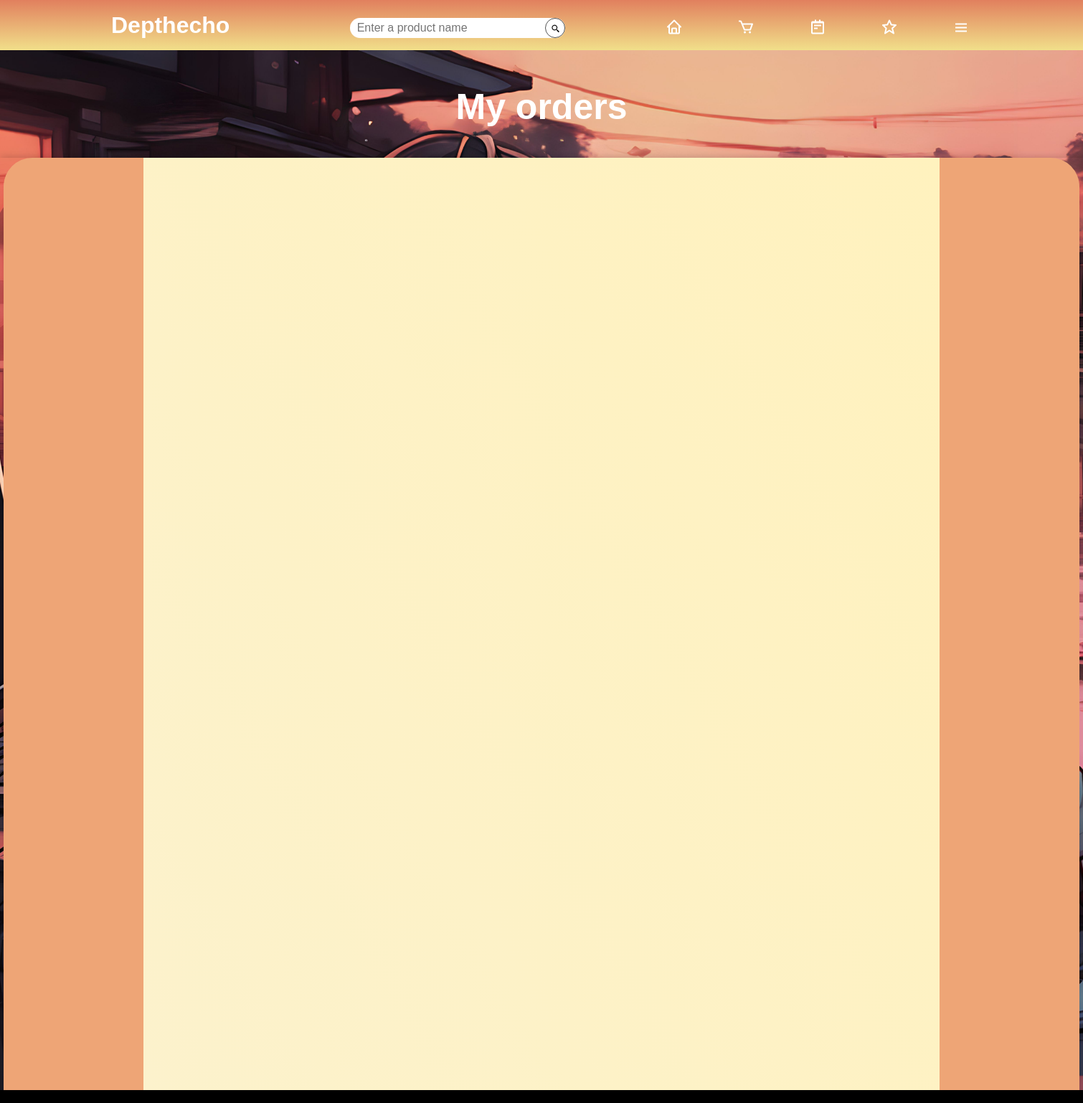
The app's page /orders/ (signed in), older data.
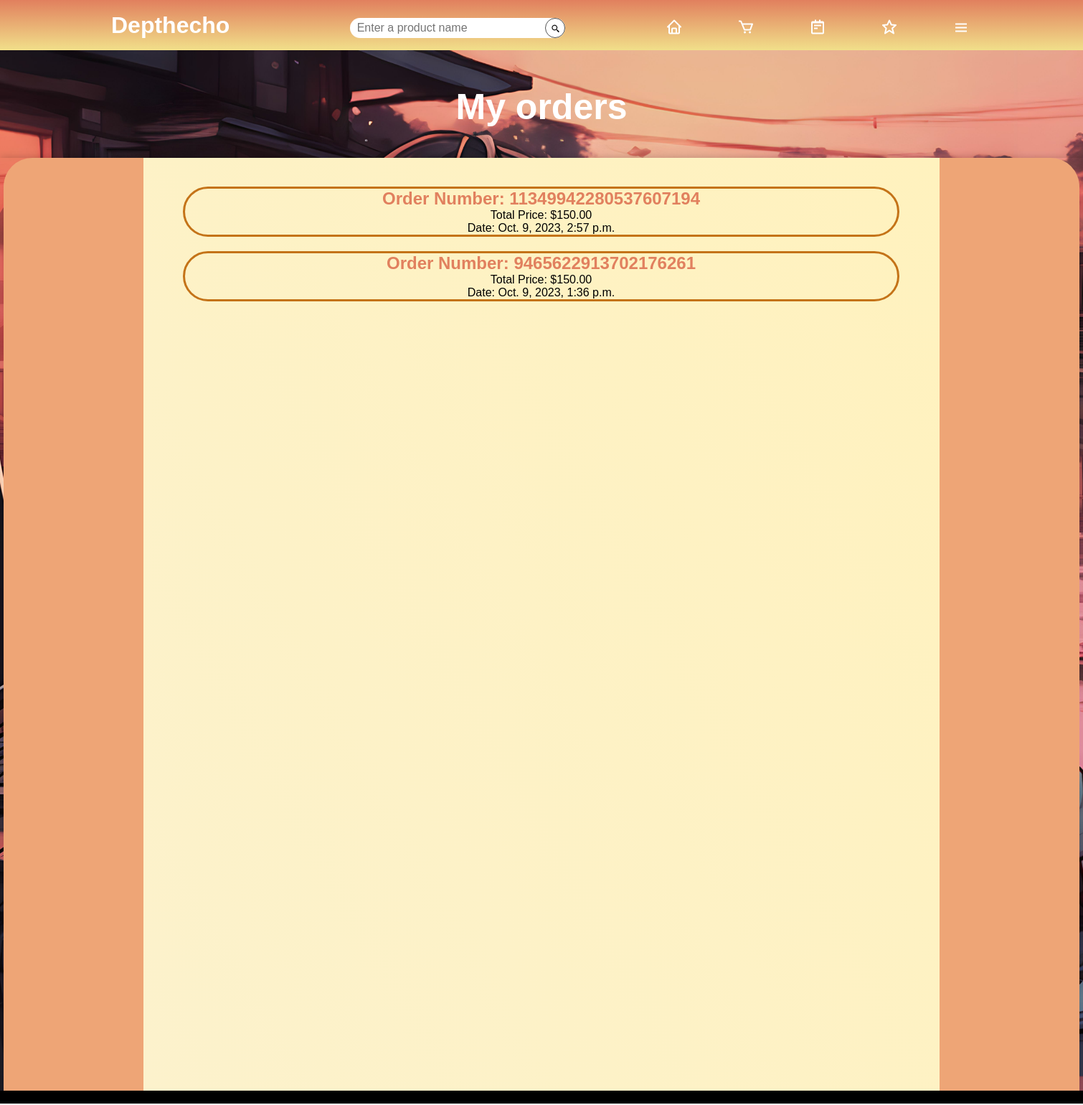
The same page, newer data.
### orders/models.py (models this page shows, shortened)
class Order(models.Model):
    user = models.ForeignKey(CustomUser, on_delete=models.CASCADE)
    order_number = models.CharField(max_length=100, unique=True, default=generate_order_number)
    total_price = models.DecimalField(max_digits=10, decimal_places=2)
    order_date = models.DateTimeField(auto_now_add=True)
    products = models.ManyToManyField(Product)

### orders/views.py (the view)
# urls.py: path('orders/', views.orders_page, name='orders'),
@login_required(login_url='login-page')
def orders_page(request):
    orders = Order.objects.order_by('-order_date')
    user = request.user
    try:
        profile = UserProfile.objects.get(user=user)
    except UserProfile.DoesNotExist:
        profile = None
    context = {
        'profile': profile,
        'orders': orders,
    }
    return render(request, 'orders/orders_page.html', context)

### orders/templates/orders/orders_page.html (shortened to what this page needs)
{% extends 'mainpage/base.html' %}
{% load static %}
{% load cart_tags %}
{% block content %}
{% include 'mainpage/main_header.html' %}
<div class="orders-page-body">
    <div class="empty-space">
        <h1 class="store-header">
            My orders
        </h1>
    </div>
    <section class="orders-page-main">
        <div class="orders-page-content">
            <div class="orders-page-container{% if orders|length < 9 %} height-1300{% endif %}">
                 <ul>
                {% for order in orders %}
                <li>
                     <h2><a href="{% url 'order-detail' order.id %}">Order Number: {{ order.order_number }}</a></h2>
                    <p>Total Price: ${{ order.total_price }}</p>
                    <p>Date: {{ order.order_date }}</p>
                </li>
                {% endfor %}
            </ul>
            </div>
        </div>
    </section>
</div>
{% endblock %}

### mainpage/templates/mainpage/base.html (shortened to what this page needs)
<!DOCTYPE html>
{% load static %}
<html lang="en">
<head>
    <link href='https://unpkg.com/boxicons@2.1.4/css/boxicons.min.css' rel='stylesheet'>
    <link rel="stylesheet" href="{% static 'style/style.css' %}">
    <link rel="stylesheet" href="https://code.jquery.com/ui/1.12.1/themes/base/jquery-ui.css">
</head>
<body>
{% block content %}
{% endblock %}
<footer>
    <p>123123123123</p>
</footer>
</body>
</html>

### mainpage/templates/mainpage/main_header.html (shortened to what this page needs)
<header class="main-header">
    <div class="header-container">
        <div class="logo">
            <a href="{% url 'store-page' %}">Depthecho</a>
        </div>
        <div class="search">
            <form method="get" action="{% url 'store-page' %}">
            <input type="text" name="search" id="search" placeholder="Enter a product name">
            <button type="submit" class="search-button"><i class='bx bx-search-alt-2'></i></button>
            </form>
        </div>
        <nav class="main-nav">
            <ul class="collapsed-menu">
                <li class="collapsed-menu-li collapsed-menu-active"><a href="{% url 'store-page' %}"><i
                        class='bx bx-home'></i><br>
                </a></li>
                <li class="collapsed-menu-li"><a href="{% url 'cart' %}"><i class='bx bx-cart'></i><br>
                </a></li>
                <li class="collapsed-menu-li"><a href="{% url 'orders' %}"><i class='bx bx-notepad'></i><br>
                </a></li>
                <li class="collapsed-menu-li"><a href="{% url 'favorite-list' %}"><i class='bx bx-star'></i><br>
                </a></li>
                <li class="dropdown">
                    <a href="#" id="burger-button" onclick="toggleDropdown()"><i class='bx bx-menu'></i></a>
                </li>
            </ul>
        </nav>
    </div>
</header>

### mainpage/static/style/style.css (style rules this page uses)
:root { --main-light-theme-color: #E1805E; --second-light-theme-color: #C47318; --third-light-theme-color: #f1df8a; --bg-light-theme-color: #FCF2CC; --light-theme-text-color: black; --bg-light-theme: url('/static/images/BG_light.jpg'); --bg-dark-theme: url('/static/images/BG_dark.jpg'); --main-dark-theme-color: #9C67E0; --second-dark-theme-color: #4E2E72; --bg-dark-theme-color: #515252; --dark-theme-text-color: white; }
* { margin: 0; padding: 0; box-sizing: border-box; font-family: Arial, Helvetica, sans-serif; }
body { background-image: var(--bg-light-theme-color); background-size: cover; background-position: center; }
.main-header { background-image: linear-gradient( var(--main-light-theme-color), var(--third-light-theme-color)); color: #fff; height: 70px; padding: 10px 20px; display: flex; align-items: center; justify-content: space-between; }
.header-container { width: 1200px; margin: 0 auto; display: flex; align-items: center; justify-content: space-between; }
.logo a { color: var(--dark-theme-text-color); text-decoration: none; font-size: 32px; font-weight: bold; }
.search { width: 300px; height: 20px; position: relative; border-radius: 20px; }
.search input { padding: 5px 10px; border: none; border-radius: 20px; width: 300px; font-size: 16px; }
.search button { position: absolute; text-align: center; padding: 13px; right: 0px; border: 1px solid var(--bg-dark-theme-color); border-radius: 20px; background-color: var(--dark-theme-text-color); }
.search button i { position: absolute; top: 8px; right: 5px; color: var(--light-theme-text-color) }
.main-nav { width: 400px; display: flex; justify-content: center; align-items: center; border-radius: 10px; }
.main-nav ul { list-style: none; margin: 0; padding: 0; display: flex; align-items: center; }
.main-nav ul li { text-align: center; margin-right: 30px; position: relative; }
.main-nav ul li.collapsed-menu-li { position: relative; height: 70px; width: 70px; z-index: 1; }
.main-nav ul li a { color: var(--dark-theme-text-color); text-decoration: none; }
.main-nav ul li.collapsed-menu-li a { position: relative; display: flex; justify-content: center; align-items: center; flex-direction: column; width: 100%; text-align: center; font-weight: 500; }
.main-nav ul li.collapsed-menu-li a i { position: relative; display: block; line-height: 75px; font-size: 1.5em; text-align: center; transition: .5s; color: var(--dark-theme-text-color); }
.dropdown { height: 70px; width: 70px; font-size: 24px; }
.dropdown i { padding-top: 27px; }
.empty-space { width: 100%; height: 150px; text-align: center; vertical-align: middle; }
.empty-space h1 { color: var(--dark-theme-text-color); padding-top: 50px; font-size: 50px; }
footer { background-color: var(--light-theme-text-color); }
.orders-page-body { background-image: var(--bg-light-theme); background-size: cover; background-position: center; }
.orders-page-main { width: 100%; height: 100%; background-color: transparent; box-shadow: 0 0 10px rgba(0, 0, 0, .2); }
.orders-page-content { position: relative; width: 1500px; height: auto; margin: 0 auto; background-color: #EEA576; border-radius: 40px 40px 0 0; }
.orders-page-container { width: 1110px; height: auto; margin: 0 auto; padding-top: 20px; background-image: linear-gradient(60deg, var(--bg-light-theme-color), #FFF2BE); clear: both; text-align: center; }
.orders-page-container ul { width: 100%; height: 100%; display: block; list-style: none; }
.orders-page-container ul li { display: block; width: 90%; margin-left: 55px; margin-top: 20px; border: 3px solid var(--second-light-theme-color); border-radius: 50px; }
.orders-page-container ul li a { color: var(--main-light-theme-color); text-decoration: none; }
.height-1300 { height: 1300px; }

Row changes from the older to the newer data that the page shows:
added Order: order_number "11349942280537607194", total_price "150.00", order_date "Oct. 9, 2023, 2:57 p.m."
added Order: order_number "9465622913702176261", total_price "150.00", order_date "Oct. 9, 2023, 1:36 p.m."
